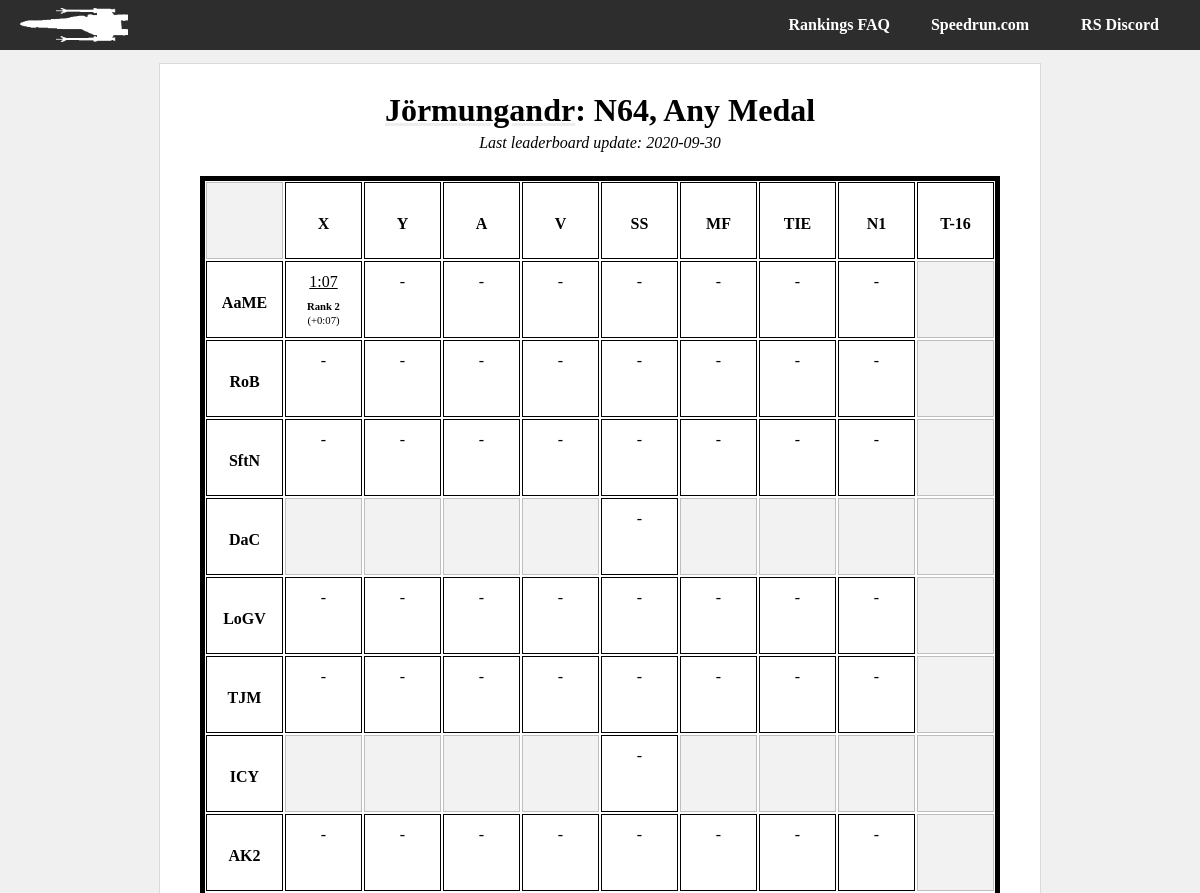
/player/Jörmungandr/n64_any (upper part), run on an earlier commit of the app's database.
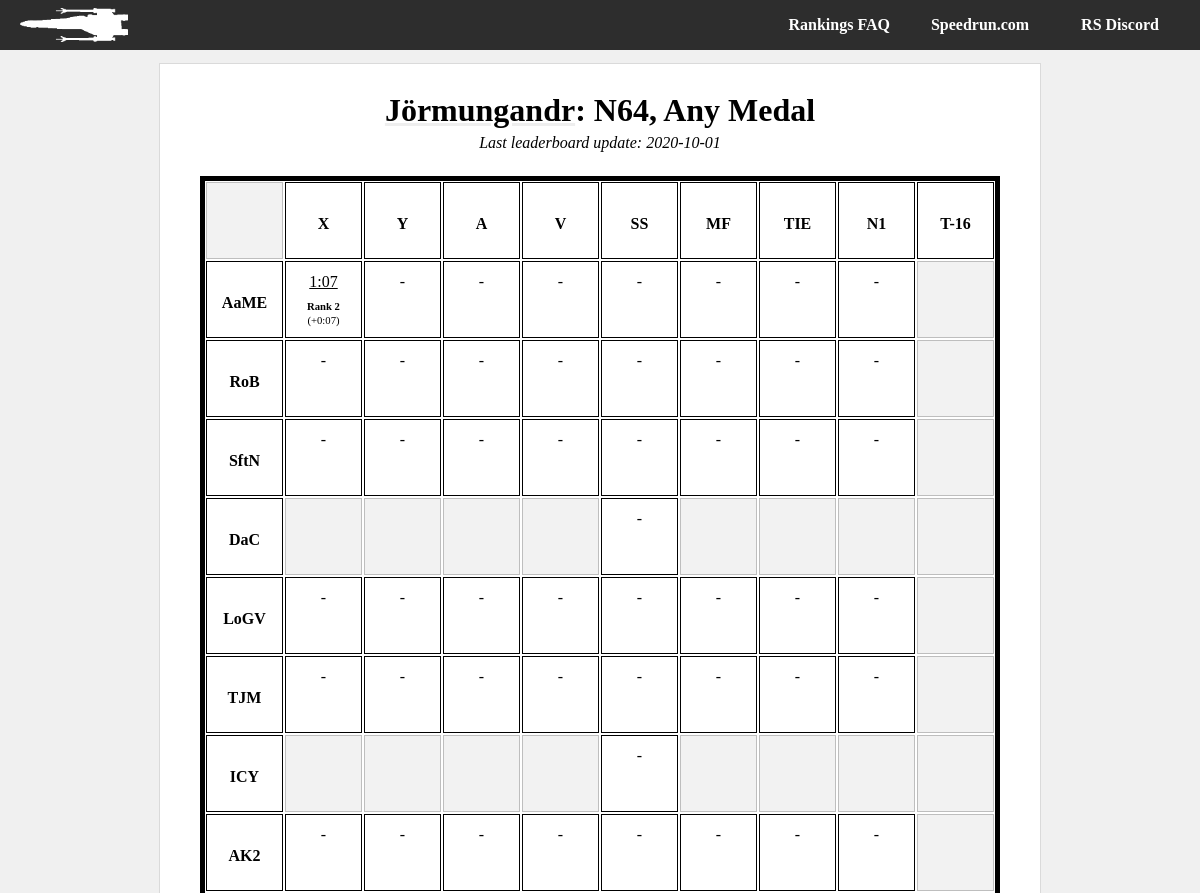
And on a later commit of the database.
### tables this page shows
CREATE TABLE metadata (field          text primary key,value          text);

CREATE TABLE il_runs_20201001 (run_id          integer primary key,level           text,category        text,player          text,time            integer default 9999,platform        text,medal           text,src_link        text,rank            integer default 0);

### swrs.py (the view)
@app.route('/player/<player_id>/<category>')
def player_cat(player_id, category):
    con = lite.connect(DATABASE)
    with con:
        cur = con.cursor()
        cur.execute('SELECT value FROM metadata ' +
                    'WHERE field = "last_update"')
    last_up = cur.fetchall()[0][0]
    tag = last_up + '_' + category
    if category[0:2] == 'pc':
        console = "PC"
    elif category[0:3] == 'n64':
        console = 'N64'
    else:
        console = 'CONSOLE?'
    if category[-3:] == 'any':
        medal_type = "Any Medal"
    elif category[-4:] == 'gold':
        medal_type = 'Gold Medal'
    else:
        medal_type = 'MEDAL?'
    runs = []
    bests = []
    for lev in il_level_names:
        level_array = []
        bests_level = []
        for ship in il_category_names:
            cur = con.cursor()
            with con:
                cur.execute('SELECT level, category, time, rank, "src_link" ' +
                            'FROM il_runs_' + last_up + ' ' +
                            'WHERE player = "' + player_id + '" AND ' +
                            'platform = "' + console + '" AND ' +
                            'level = "' + lev + '" AND ' +
                            'category = "' + ship + '" AND ' +
                            'medal = "' + medal_type + '";')
            run = cur.fetchall()
            player_best = 0
            if run:
                run = list(run[0])
                player_best = run[2]
                run[2] = convert_seconds(player_best)
            level_array.append(run)
            with con:
                cur.execute('SELECT time ' +
                            'FROM il_runs_' + last_up + ' ' +
                            'WHERE rank = 1 AND ' +
                            'platform = "' + console + '" AND ' +
                            'level = "' + lev + '" AND ' +
                            'category = "' + ship + '" AND ' +
                            'medal = "' + medal_type + '";')
            best_run = cur.fetchall()
            if best_run:
                best_run = list(best_run[0])[0]
                print(player_best, best_run)
                best_run = player_best - best_run
                print(best_run)
                best_run = convert_seconds(best_run)
            bests_level.append(best_run)
        runs.append(level_array)
        bests.append(bests_level)
    try:
        return render_template('player-category.html',
                               name=player_id,
                               medal=medal_type,
                               platform=console,
                               runs=runs,
                               best_times=bests,
                               last_update=DATESTAMP)
    except Exception as e:
        return str(e)

### swrs.py (called while the page is built)
def convert_seconds(in_time):
    out_time = 'ERR'
    secs = in_time % 60
    mins = int((in_time - secs) // 60)
    if secs < 10:
        secs = '0' + str(secs)
    else:
        secs = str(secs)
    if len(secs) > 6:
        secs = secs[:6]
    elif len(secs) > 2:
        while len(secs) < 6:
            secs += '0'
    out_time = str(mins) + ':' + str(secs)
    return out_time

@app.teardown_appcontext
def close_connection(exception):
    db = getattr(g, '_database', None)
    if db is not None:
        db.close()

### templates/player-category.html
{% from "macros.html" import header, footer, categories, title, pc_title, player_chart %}
{{ header(name +" | SWRS") }}
{% set link = "/player/" + name %}
{{ pc_title(name, platform, medal, last_update, link) }}</a>
{% set level_acronyms = ["AaME",
"RoB",
"SftN",
"DaC",
"LoGV",
"TJM",
"ICY",
"AK2",
"RoK",
"PoK",
"BAT",
"EFF",
"BoC",
"RoS",
"MSR",
"CAL",
"BC",
"DSTR",
"Hoth"] %}
    <div id="about">
            <div id="runs-table">
                <div class="runs-table-row">
                    <div class="runs-table-timebox header ghosted"> </div>
                    <div class="runs-table-timebox header"><div class="centertext">X</div></div>
                    <div class="runs-table-timebox header"><div class="centertext">Y</div></div>
                    <div class="runs-table-timebox header"><div class="centertext">A</div></div>
                    <div class="runs-table-timebox header"><div class="centertext">V</div></div>
                    <div class="runs-table-timebox header"><div class="centertext">SS</div></div>
                    <div class="runs-table-timebox header"><div class="centertext">MF</div></div>
                    <div class="runs-table-timebox header"><div class="centertext">TIE</div></div>
                    <div class="runs-table-timebox header"><div class="centertext">N1</div></div>
                    <div class="runs-table-timebox header"><div class="centertext">T-16</div></div>
                </div>
            {% for i in range(runs|length): %}
                {% set level = runs[i] %}
                <div class="runs-table-row {{ level_acronyms[i] }}">
                <div class="runs-table-timebox header"><div class="centertext">{{ level_acronyms[i] }}</div></div>
                {% for j in range(level|length): %}
                    {% set ship = level[j] %}
                    {% if i in [0, 1, 2, 4, 5, 7, 9, 12, 13, 14, 15]: %}
                        {% if j == 8: %}
                            {% set ghost = 'ghosted' %}
                        {% else %}
                            {% set ghost = '' %}
                        {% endif %}
                    {% elif i in [3, 6, 11, 18]: %}
                        {% if j not in [4]: %}
                            {% set ghost = 'ghosted' %}
                        {% else %}
                            {% set ghost = '' %}
                        {% endif %}
                    {% elif i in [8]: %}
                        {% if j not in [0, 1]: %}
                            {% set ghost = 'ghosted' %}
                        {% else %}
                            {% set ghost = '' %}
                        {% endif %}
                    {% elif i in [10]: %}
                        {% if j in [3, 4, 8]: %}
                            {% set ghost = 'ghosted' %}
                        {% else %}
                            {% set ghost = '' %}
                        {% endif %}
                    {% elif i in [16]: %}
                        {% if j not in [8]: %}
                            {% set ghost = 'ghosted' %}
                        {% else %}
                            {% set ghost = '' %}
                        {% endif %}
                    {% elif i in [17]: %}
                        {% if j == 7 and platform == 'N64': %}
                            {% set ghost = '' %}
                        {% elif j not in [0]: %}
                            {% set ghost = 'ghosted' %}
                        {% else %}
                            {% set ghost = '' %}
                        {% endif %}
                    {% endif %}
                    {% if ship[3] == 1 %}
                        {% set wr='wr'%}
                    {% endif %}
                        {% if ship: %}
                            <a href="{{ ship[4] }}" class="timebox">
                                <div class="runs-table-timebox {{ ghost }} {{ wr }}">
                                        <div class="runs-table-time">
                                            {{ ship[2] }}
                                        </div>
                                        <div class="runs-table-ranking {{wr}}">
                                        {% if ship[3] == 1 %}
                                                WR
                                        {% else %}
                                                <b>Rank {{ ship[3] }}</b>
                                            </div>
                                            <div class="runs-table-difference">
                                                (+{{ best_times[i][j] }})
                                        {% endif %}
                                        </div>
                                </div>
                            </a>
                        {% else %}
                    <div class="runs-table-timebox {{ ghost }} {{ wr }}">
                            {% if ghost == '': %}
                            -
                            {% endif %}
                    </div>
                        {% endif %}
                {% endfor %}
                </div>
            {% endfor %}
            </div>
    </div>
{{ footer() }}

### templates/macros.html (shortened to what this page needs)
{% macro header(header_text) %}
<html>
    <head>
        <link rel="stylesheet" type="text/css" href="{{ url_for('static', filename = 'style.css') }}" />
    </head>
    <body>
    <div id="container">
        {{ tabs() }}
    <div id="body-wrapper">
        <div id="body-content">
{% endmacro %}
{% macro tabs() %}
        <div id="body-tabs">
            <div id="lefttabs">
                <a href="/"><img src= {{ url_for('static', filename = 'logo.png') }}></a>
            </div>
            <div id="righttabs">
                <a href="https://discord.gg/Gp7swfc"><div id="tab" class="topplayers back">RS Discord</div></a>
            </div>
            <div id="righttabs">
                <a href="https://www.speedrun.com/rogue1/"><div id="tab" class="topplayers back">Speedrun.com</div></a>
            </div>
            <div id="righttabs">
                <a href="/faq"><div id="tab" class="topplayers back">Rankings FAQ</div></a>
            </div>
        </div>
{% endmacro %}
{% macro pc_title(name, platform, medal, date, link='') %}
            <div id="title">
                <h1>
                    <a href="{{link}}">{{ name }}</a>: {{platform}}, {{medal}}
                </h1>
                {% if date %}
                <div id="lastupdate">
                    <p>Last leaderboard update: {{ date[:4] }}-{{ date[4:6] }}-{{ date[6:] }}</p>
                </div>
                {% endif %}
            </div>
{% endmacro %}
{% macro footer() %}
            </div>
        </div>
    </div>
    </body>
</html>
{% endmacro %}

### static/style.css (style rules this page uses)
body { font-family: 'LiberationSerif', 'Bookman', 'Times', Serif; margin: 0px; background: #f0f0f0; position: relative; }
#container { position: absolute; width: 100%; height: 100%; }
#body-wrapper { width: max-content; max-width: 95%; margin-left:auto; margin-right:auto; padding: 10px; display: block; position: relative; overflow: hidden !important; }
#body-tabs { display: block; overflow: hidden; background: #2d2d2d; padding: 0px 10px; height: 50px; background-repeat: no-repeat; background-size: auto 35px; background-attachment: fixed; background-position-x: center; background-position-y: 7px; }
#tab { display: inline-block; color: #ffffff; padding: 00px 20px; border-radius: 0px; margin: 0px; min-width: 100px; text-align: center; font-weight: bold; line-height: 50px; height: 100%; }
#lefttabs { float: left; }
#lefttabs img { padding: 8px 10px; height: 34px; }
#righttabs { float: right; }
#body-content { border: 1px #dadada solid; min-height: 100px; background: #ffffff; border-radius: 0px; margin-top: 3px; padding: 20px 40px; }
#title { text-align: center; margin: .5em 0em 1.5em 0em; font-weight: bold; font-style: italic; }
#title h1 { margin: 0em 0em .0em 0em; font-style: normal; }
h1 a { text-decoration: underline #eee; color: #000; }
#lastupdate p { font-weight: normal; padding: 0; margin: 5px 0 0 0; }
#runs-table { border: 5px solid #000000; overflow: hidden; }
.runs-table-row { display: flex; flex-direction: row; flex-wrap: nowrap; justify-content: flex-start; align-items: stretch; align-content: stretch; }
.runs-table-timebox { margin: 1px; width: 75px; height: 55px; line-height: 20px; padding-top: 10px; padding-bottom: 10px; border: 1px solid #000000; text-align: center; vertical-align: middle; }
.runs-table-timebox.header { font-weight: bold; display: flex; align-items: center; justify-content: center; }
.centertext { padding: 0 !important; line-height: 12pt; height: 10px; }
.runs-table-timebox.ghosted { opacity: 0.25; background: #cccccc; }
.runs-table-ranking { font-size: 8pt; padding-top: 10px; margin: 0; line-height: 8pt; }
.runs-table-difference { font-size: 8pt; padding-top: 3px; margin: 0; line-height: 8pt; }
.runs-table-time { text-decoration: underline; }
.timebox { text-decoration: none; color: #000; }

What changed in the data, as far as the page shows it:
no longer on this page (row unchanged): il_runs_20200930: player "Jörmungandr", rank "2"
now on this page (row unchanged): il_runs_20201001: player "Jörmungandr", rank "2"
changed metadata: value "09" → "10"; value "30" → "01"
